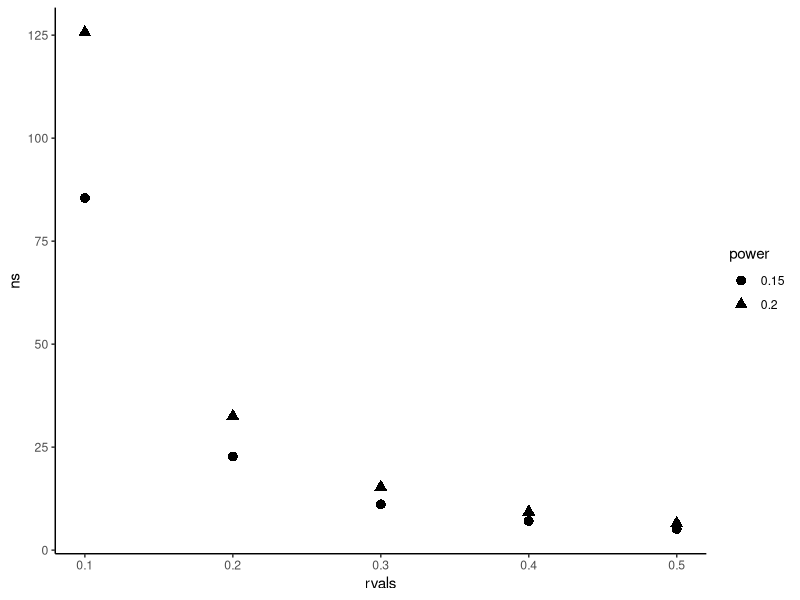
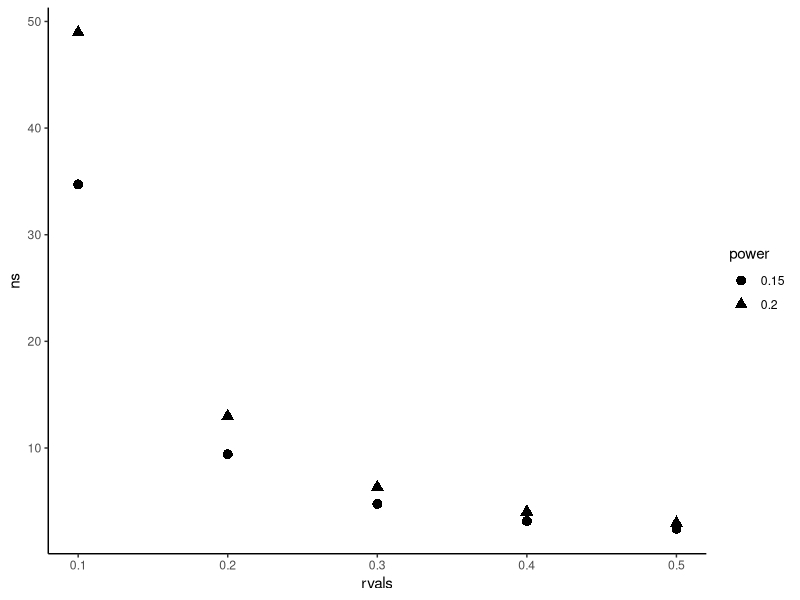

Here is the R script that generated these plots, in order:
## ---- chunk 1
library(pwr)
#need to select appropriate function for your design. I'm just going to measure everyone in my hallway, so there's no grouping, and I'll use a correlation test
##pwr.r.test(n = , r = , sig.level = , power = )
ns<-NULL
test<-NULL
rvals<-c(0.1, 0.2, 0.3, 0.4, 0.5)
pow<-c(0.2, 0.15)
for(j in pow){
  for(i in rvals){
  test<-pwr.r.test(r=i, sig.level = 0.05, power=j) 
  #solving for n so it is not provided.
  ##r is an estimated correlation coefficient (analagous to effect size. )
  ns<-c(ns, test$n)
  }
}
library(ggplot2)
ns<-as.data.frame(ns);ns$rvals<-c(rvals,rvals)
ns$power<-c(rep("0.2", 5), rep("0.15", 5))
ggplot(data=ns, aes(y=ns, x=rvals,shape = power))+geom_point(size = 3)+theme_classic()
## ---- chunk 2
#Maybe I want to solve for n to test from groups that represent grad stuedents years 1-5 of grad school
ns<-NULL
test<-NULL
rvals<-c(0.1, 0.2, 0.3, 0.4, 0.5)
pow<-c(0.2, 0.15)
for(j in pow)
for(i in rvals){
  test<-pwr.anova.test(k = 5, f =i , sig.level = 0.05, power =j )
  #solving for n so it is not provided.
  ##r is an estimated correlation coefficient (analagous to effect size. )
  ns<-c(ns, test$n)
}

ns<-as.data.frame(ns);ns$rvals<-c(rvals,rvals)
ns$power<-c(rep("0.2", 5), rep("0.15", 5))
ggplot(data=ns, aes(y=ns, x=rvals,shape = power))+geom_point(size = 3)+theme_classic()
